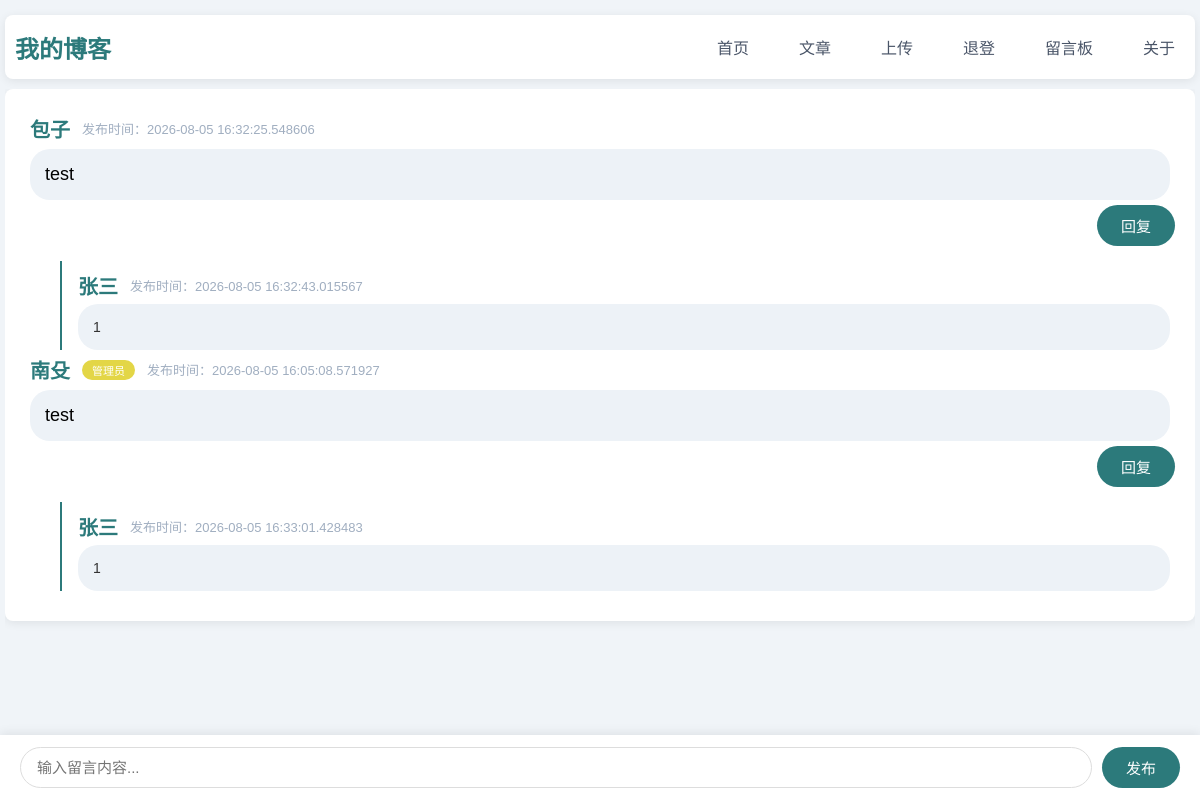
Screenshot of /new_comment (signed in) with the database file from the repository.
### blog_4.py (models this page shows)
class Comment(db.Model):
    __tablename__ = 'comments'
    id = db.Column(db.Integer, primary_key=True,autoincrement=True)
    username = db.Column(db.String(80), nullable=False)
    user_id = db.Column(db.Integer, db.ForeignKey('users.id'),nullable=False)
    is_admin = db.Column(db.Boolean, default=False)
    parent_id = db.Column(db.Integer, default=0)
    created_at = db.Column(db.DateTime, default=datetime.utcnow)
    content = db.Column(db.Text, nullable=False)

### blog_4.py (the view, shortened to what this page needs)
@app.route('/new_comment', methods=['GET', 'POST'])
@login_required
def new_post_comment():
    comments = get_all_comments()
    return render_template('message.html',comments=comments)

### blog_4.py (called while the page is built)
@login_manager.user_loader   #每一次用户访问页面的时候，在后台运行,跳转页面的时候用它来查验一下用户身份
def load_user(user_id):  #意思是用id找信息，每次跳转页面都查一下用户
    return User.query.get(int(user_id))

def get_all_comments():
    comment=Comment.query.order_by(Comment.created_at.desc()).all()
    return comment

### templates/message.html (shortened to what this page needs)
{% extends "base.html" %}
{% block content %}
    <div class="posts-wrapper">
    <article>
        {% for comment in comments %}
            {% if comment.parent_id == 0 %}
                <div class="comment-item" id="comment-{{ comment.id }}">
                    <div class="comment-header">
                        <strong>{{ comment.username }}</strong>
                    {% if comment.is_admin == 1 %}
                        <span class="admin-badge">管理员</span>
                    {% endif %}
                    <p>发布时间：{{ comment.created_at }}</p>
                    </div>
                    <div class="comment-body">
                        {{ comment.content }}
                    </div>
                    <div class="comment_foot">
                    <button class="reply-btn" onclick="showReplyForm({{ comment.id }})">回复</button>
                    </div>
                    {% for reply in comments %}
                        {% if reply.parent_id == comment.id %}
                            <div class="reply-item" >
                                <div class="comment-header">
                                    <strong>{{ reply.username }}</strong>
                                    <p>发布时间：{{ reply.created_at }}</p>
                                </div>
                                <div class="comment-body">
                                {{ reply.content }}
                                </div>
                            </div>
                        {% endif %}
                    {% endfor %}
                </div>
            {% endif %}
        {% endfor %}
    </article>
            <div class="comment-fixed">
                <form method="POST" action="/new_comment">
                    <input type="text" name="content" placeholder="输入留言内容..." required>
                    <button type="submit">发布</button>
                </form>
            </div>
{% endblock %}

### static/basic111.css (style rules this page uses)
* { margin: 0; padding: 0; box-sizing: border-box; }
body { font-family: "Microsoft YaHei", sans-serif; height: 100vh; display: flex; flex-direction: column; background: #f0f4f8; color: black; padding: 5px; margin: 0 auto; max-width: 1200px; }
.posts-wrapper { flex: 4; display: flex; flex-direction: column; gap: 10px; overflow-y: auto; max-height: 100%; }
article { background: #ffffff; padding:25px; border-radius: 8px; box-shadow: 0 2px 10px rgba(0, 0, 0, 0.08); min-height: auto; }
.comment-header { display: flex; align-items: center; gap: 12px; margin-bottom: 6px; flex-wrap: wrap; }
.comment-header strong { color: #2c7a7b; font-weight: bolder; font-size: 20px; }
.comment-header p { color: #a0aec0; font-size: 13px; }
.reply-btn { flex-shrink: 0; padding: 10px 24px; background: #2c7a7b; color: white; border: none; border-radius: 24px; cursor: pointer; font-size: 15px; white-space: nowrap; transition: background 0.3s; }
.admin-badge { background: #e3d646; color: white; font-size: 11px; padding: 2px 10px; border-radius: 12px; display: inline-block; }
.comment-fixed { position: fixed; bottom: 0; left: 0; right: 0; background: white; padding: 12px 20px; box-shadow: 0 -2px 10px rgba(0, 0, 0, 0.08); z-index: 100; display: flex; gap: 10px; align-items: center; box-sizing: border-box; }
.comment-fixed form { display: flex; gap: 10px; width: 100%; }
.comment-fixed input[type="text"] { flex: 1; padding: 10px 16px; border: 1px solid #ddd; border-radius: 24px; outline: none; font-size: 15px; min-width: 0; box-sizing: border-box; }
.comment-fixed button { flex-shrink: 0; padding: 10px 24px; background: #2c7a7b; color: white; border: none; border-radius: 24px; cursor: pointer; font-size: 15px; white-space: nowrap; transition: background 0.3s; }
.posts-wrapper { padding-bottom: 80px; }
.comment-body { background-color:#edf2f7 ; color: black; text-align: left; font-size: 18px; padding: 15px 15px; border-radius: 20px; }
.comment_foot { margin: 5px; width: 100%; text-align: right; }
.reply-item { margin-left: 30px; border-left: 2px solid #2c7a7b; padding-left: 16px; padding-top: 10px; margin-top: 10px; }
.reply-item .comment-header { margin-bottom: 4px; }
.reply-item .comment-body { font-size: 14px; color: #333; }

### rows the page displays
Comment: username "包子", created_at "2026-08-05 16:32:25.548606", content "test"
Comment: username "张三", created_at "2026-08-05 16:32:43.015567", content "1"
Comment: username "南殳", is_admin "管理员", created_at "2026-08-05 16:05:08.571927", content "test"
Comment: username "张三", created_at "2026-08-05 16:33:01.428483", content "1"
